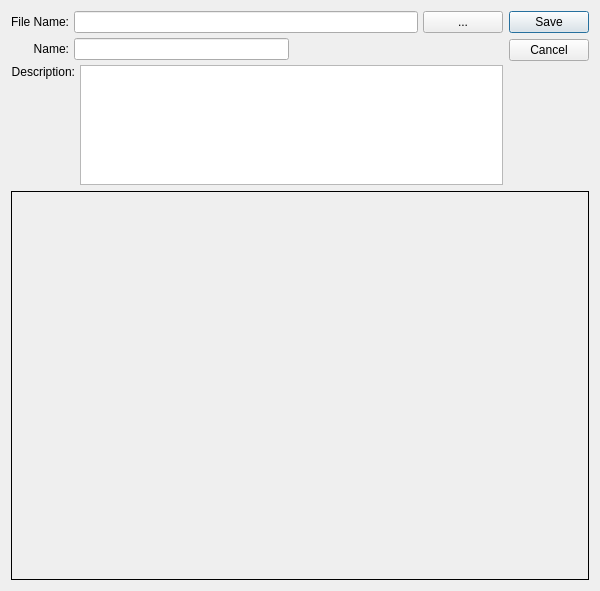
<?xml version="1.0" encoding="UTF-8"?>
<ui version="4.0">
 <comment>This file is part of the xTuple ERP: PostBooks Edition, a free and
open source Enterprise Resource Planning software suite,
Copyright (c) 1999-2018 by OpenMFG LLC, d/b/a xTuple.
It is licensed to you under the Common Public Attribution License
version 1.0, the full text of which (including xTuple-specific Exhibits)
is available at www.xtuple.com/CPAL.  By using this software, you agree
to be bound by its terms.</comment>
 <class>image</class>
 <widget class="QDialog" name="image">
  <property name="geometry">
   <rect>
    <x>0</x>
    <y>0</y>
    <width>600</width>
    <height>591</height>
   </rect>
  </property>
  <property name="windowTitle">
   <string>Image</string>
  </property>
  <layout class="QGridLayout" name="gridLayout">
   <item row="0" column="0">
    <layout class="QVBoxLayout">
     <property name="spacing">
      <number>5</number>
     </property>
     <item>
      <layout class="QHBoxLayout">
       <property name="spacing">
        <number>5</number>
       </property>
       <item>
        <layout class="QVBoxLayout">
         <property name="spacing">
          <number>5</number>
         </property>
         <item>
          <widget class="QLabel" name="_filenameLit">
           <property name="text">
            <string>File Name:</string>
           </property>
           <property name="alignment">
            <set>Qt::AlignRight|Qt::AlignTrailing|Qt::AlignVCenter</set>
           </property>
          </widget>
         </item>
         <item>
          <widget class="QLabel" name="_nameLit">
           <property name="text">
            <string>Name:</string>
           </property>
           <property name="alignment">
            <set>Qt::AlignRight|Qt::AlignTrailing|Qt::AlignVCenter</set>
           </property>
          </widget>
         </item>
        </layout>
       </item>
       <item>
        <layout class="QVBoxLayout">
         <property name="spacing">
          <number>5</number>
         </property>
         <item>
          <layout class="QHBoxLayout">
           <property name="spacing">
            <number>5</number>
           </property>
           <item>
            <widget class="XLineEdit" name="_fileName"/>
           </item>
           <item>
            <widget class="QPushButton" name="_fileList">
             <property name="text">
              <string>...</string>
             </property>
            </widget>
           </item>
          </layout>
         </item>
         <item>
          <layout class="QHBoxLayout">
           <property name="spacing">
            <number>0</number>
           </property>
           <item>
            <widget class="XLineEdit" name="_name"/>
           </item>
           <item>
            <spacer>
             <property name="orientation">
              <enum>Qt::Horizontal</enum>
             </property>
             <property name="sizeType">
              <enum>QSizePolicy::Expanding</enum>
             </property>
             <property name="sizeHint" stdset="0">
              <size>
               <width>20</width>
               <height>20</height>
              </size>
             </property>
            </spacer>
           </item>
          </layout>
         </item>
        </layout>
       </item>
      </layout>
     </item>
     <item>
      <layout class="QHBoxLayout">
       <property name="spacing">
        <number>5</number>
       </property>
       <item>
        <layout class="QVBoxLayout">
         <property name="spacing">
          <number>0</number>
         </property>
         <item>
          <widget class="QLabel" name="_descriptionLit">
           <property name="sizePolicy">
            <sizepolicy hsizetype="Preferred" vsizetype="Fixed">
             <horstretch>0</horstretch>
             <verstretch>0</verstretch>
            </sizepolicy>
           </property>
           <property name="text">
            <string>Description:</string>
           </property>
           <property name="alignment">
            <set>Qt::AlignRight|Qt::AlignTrailing|Qt::AlignVCenter</set>
           </property>
          </widget>
         </item>
         <item>
          <spacer>
           <property name="orientation">
            <enum>Qt::Vertical</enum>
           </property>
           <property name="sizeType">
            <enum>QSizePolicy::Expanding</enum>
           </property>
           <property name="sizeHint" stdset="0">
            <size>
             <width>20</width>
             <height>90</height>
            </size>
           </property>
          </spacer>
         </item>
        </layout>
       </item>
       <item>
        <widget class="XTextEdit" name="_descrip">
         <property name="sizePolicy">
          <sizepolicy hsizetype="Expanding" vsizetype="Expanding">
           <horstretch>0</horstretch>
           <verstretch>0</verstretch>
          </sizepolicy>
         </property>
         <property name="maximumSize">
          <size>
           <width>32767</width>
           <height>120</height>
          </size>
         </property>
        </widget>
       </item>
      </layout>
     </item>
    </layout>
   </item>
   <item row="0" column="1">
    <widget class="QDialogButtonBox" name="_buttonBox">
     <property name="orientation">
      <enum>Qt::Vertical</enum>
     </property>
     <property name="standardButtons">
      <set>QDialogButtonBox::Cancel|QDialogButtonBox::Save</set>
     </property>
    </widget>
   </item>
   <item row="1" column="0" colspan="2">
    <widget class="QFrame" name="_imageFrame">
     <property name="sizePolicy">
      <sizepolicy hsizetype="Expanding" vsizetype="Expanding">
       <horstretch>1</horstretch>
       <verstretch>1</verstretch>
      </sizepolicy>
     </property>
     <property name="frameShape">
      <enum>QFrame::Box</enum>
     </property>
     <property name="frameShadow">
      <enum>QFrame::Plain</enum>
     </property>
    </widget>
   </item>
  </layout>
 </widget>
 <layoutdefault spacing="6" margin="11"/>
 <customwidgets>
  <customwidget>
   <class>XLineEdit</class>
   <extends>QLineEdit</extends>
   <header>xlineedit.h</header>
   <container>1</container>
  </customwidget>
  <customwidget>
   <class>XTextEdit</class>
   <extends>QTextEdit</extends>
   <header>xtextedit.h</header>
  </customwidget>
 </customwidgets>
 <tabstops>
  <tabstop>_fileName</tabstop>
  <tabstop>_fileList</tabstop>
  <tabstop>_name</tabstop>
  <tabstop>_descrip</tabstop>
 </tabstops>
 <resources/>
 <connections/>
</ui>
